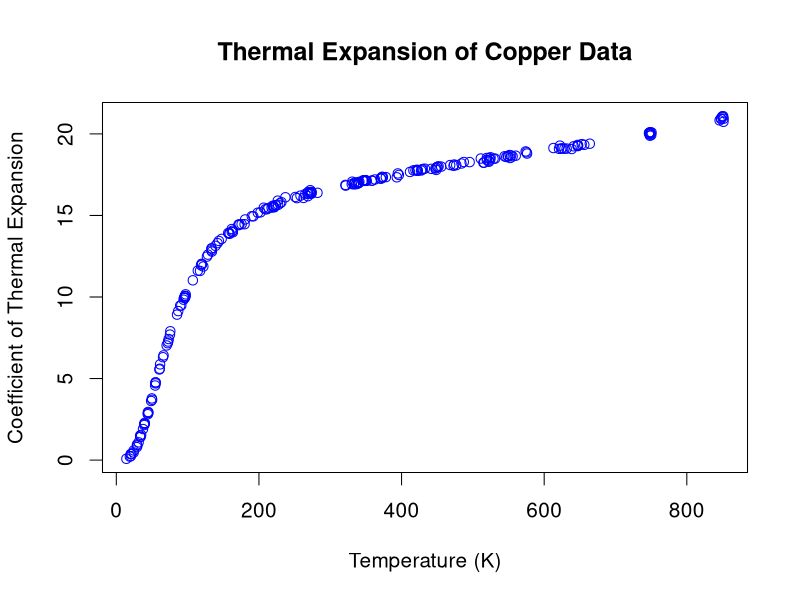
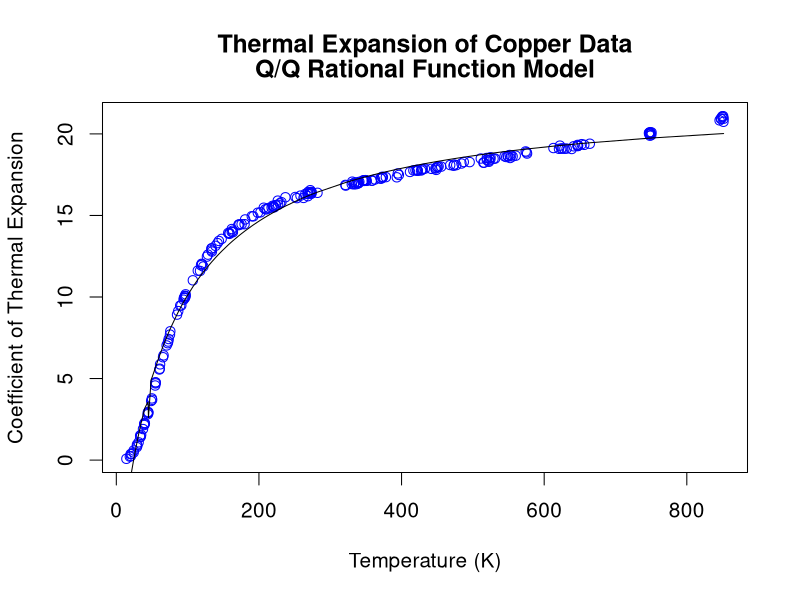
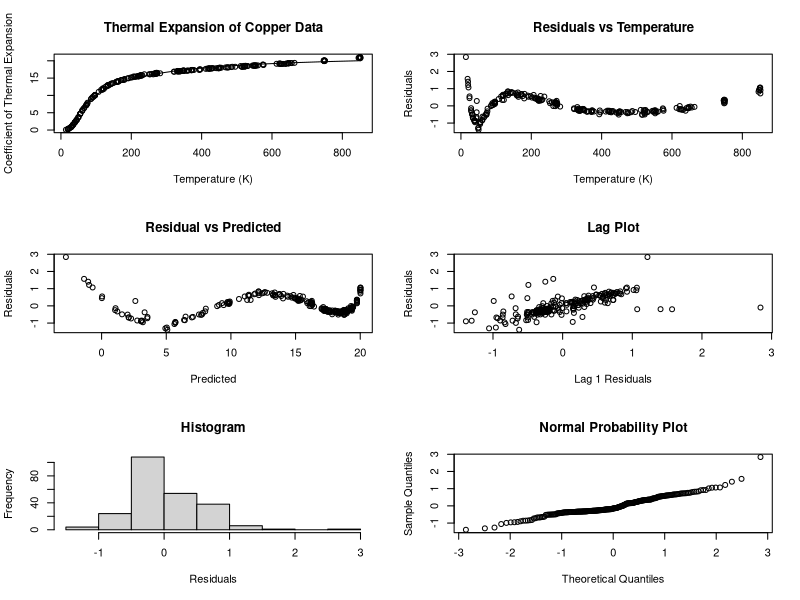
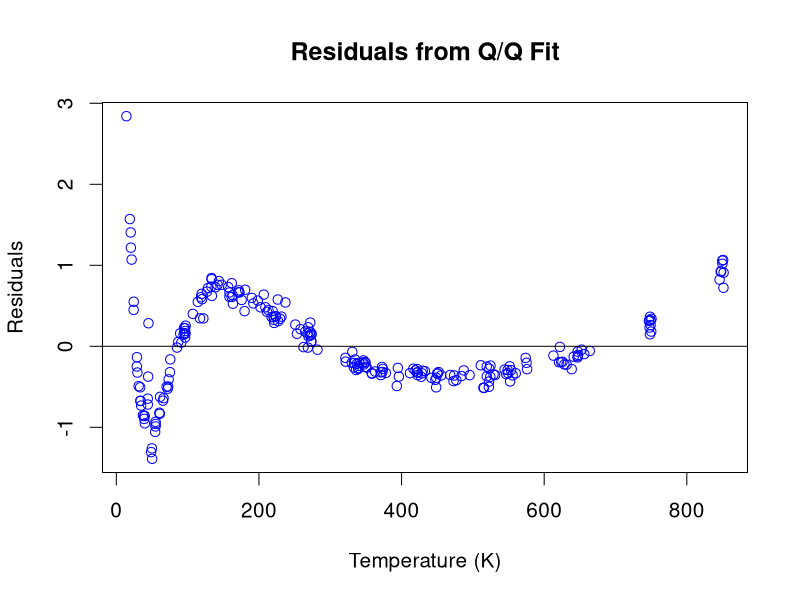
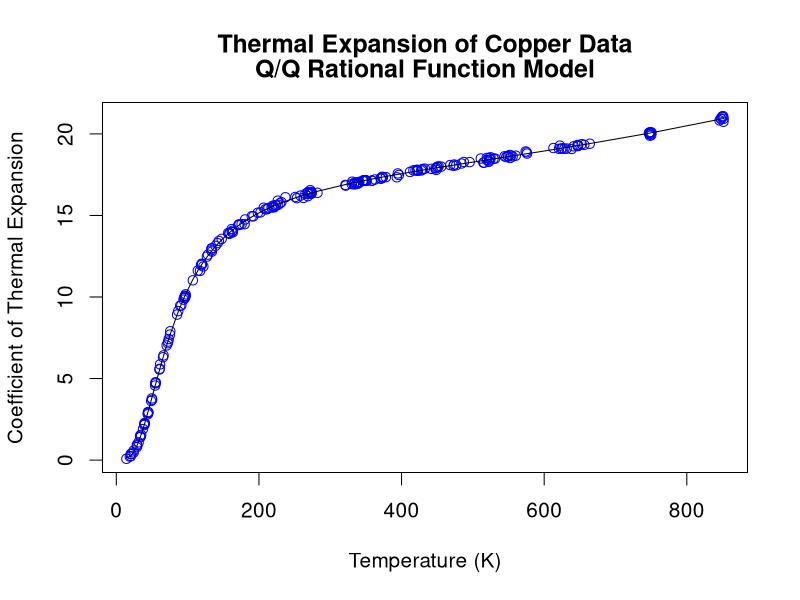
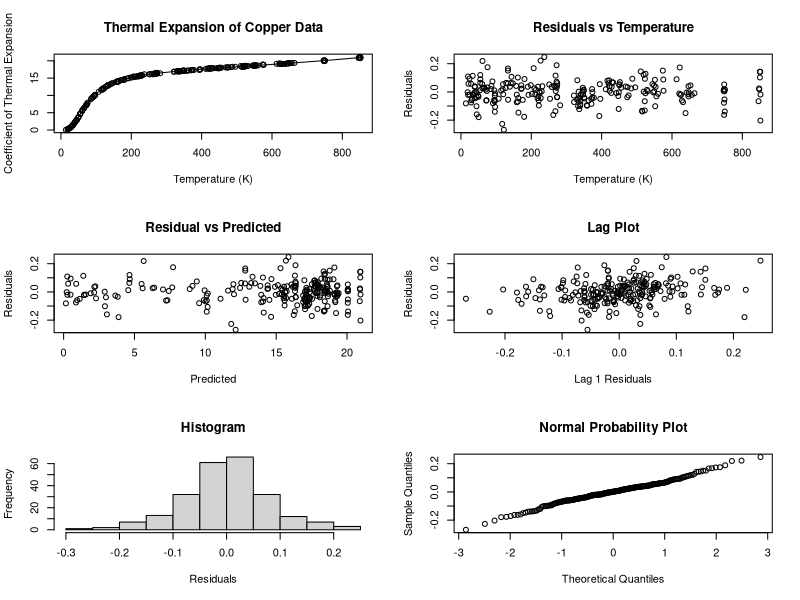
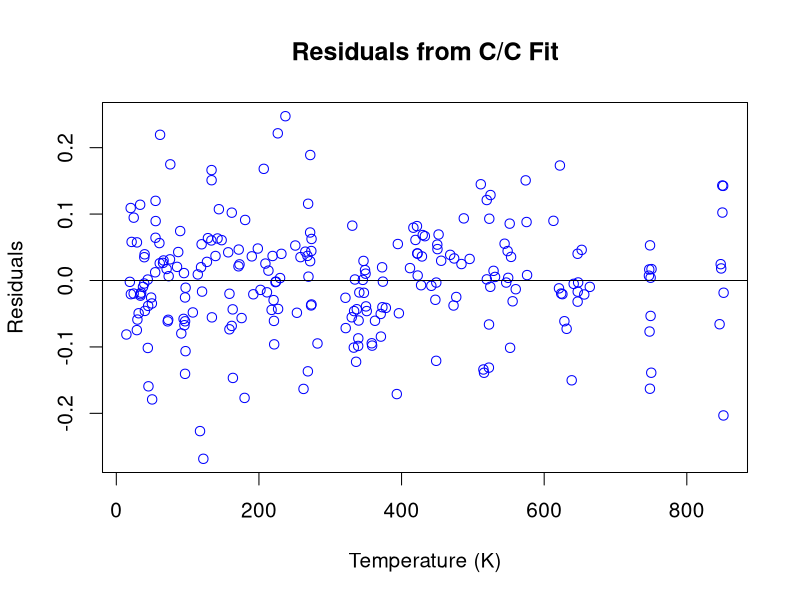

The R script that drew these images, in order:
  ## Thermal expansion of copper case study
  
  ## Create vector with dependent variable, coefficient of thermal expansion
  tec = c(0.591,1.547,2.902,2.894,4.703,6.307,7.030,7.898,9.470,9.484,10.072,
          10.163,11.615,12.005,12.478,12.982,12.970,13.926,14.452,14.404,
          15.190,15.550,15.528,15.499,16.131,16.438,16.387,16.549,16.872,
          16.830,16.926,16.907,16.966,17.060,17.122,17.311,17.355,17.668,
          17.767,17.803,17.765,17.768,17.736,17.858,17.877,17.912,18.046,
          18.085,18.291,18.357,18.426,18.584,18.610,18.870,18.795,19.111,
          0.367,0.796,0.892,1.903,2.150,3.697,5.870,6.421,7.422,9.944,11.023,
          11.870,12.786,14.067,13.974,14.462,14.464,15.381,15.483,15.590,
          16.075,16.347,16.181,16.915,17.003,16.978,17.756,17.808,17.868,
          18.481,18.486,19.090,16.062,16.337,16.345,16.388,17.159,17.116,
          17.164,17.123,17.979,17.974,18.007,17.993,18.523,18.669,18.617,
          19.371,19.330,0.080,0.248,1.089,1.418,2.278,3.624,4.574,5.556,
          7.267,7.695,9.136,9.959,9.957,11.600,13.138,13.564,13.871,13.994,
          14.947,15.473,15.379,15.455,15.908,16.114,17.071,17.135,17.282,
          17.368,17.483,17.764,18.185,18.271,18.236,18.237,18.523,18.627,
          18.665,19.086,0.214,0.943,1.429,2.241,2.951,3.782,4.757,5.602,
          7.169,8.920,10.055,12.035,12.861,13.436,14.167,14.755,15.168,
          15.651,15.746,16.216,16.445,16.965,17.121,17.206,17.250,17.339,
          17.793,18.123,18.490,18.566,18.645,18.706,18.924,19.100,0.375,
          0.471,1.504,2.204,2.813,4.765,9.835,10.040,11.946,12.596,13.303,
          13.922,14.440,14.951,15.627,15.639,15.814,16.315,16.334,16.430,
          16.423,17.024,17.009,17.165,17.134,17.349,17.576,17.848,18.090,
          18.276,18.404,18.519,19.133,19.074,19.239,19.280,19.101,19.398,
          19.252,19.890,20.007,19.929,19.268,19.324,20.049,20.107,20.062,
          20.065,19.286,19.972,20.088,20.743,20.830,20.935,21.035,20.930,
          21.074,21.085,20.935)
  
  ## Create vector with independent variable, temperature (K)
  temp = c(24.41,34.82,44.09,45.07,54.98,65.51,70.53,75.70,89.57,91.14,96.40,
           97.19,114.26,120.25,127.08,133.55,133.61,158.67,172.74,171.31,
           202.14,220.55,221.05,221.39,250.99,268.99,271.80,271.97,321.31,
           321.69,330.14,333.03,333.47,340.77,345.65,373.11,373.79,411.82,
           419.51,421.59,422.02,422.47,422.61,441.75,447.41,448.70,472.89,
           476.69,522.47,522.62,524.43,546.75,549.53,575.29,576.00,625.55,
           20.15,28.78,29.57,37.41,39.12,50.24,61.38,66.25,73.42,95.52,
           107.32,122.04,134.03,163.19,163.48,175.70,179.86,211.27,217.78,
           219.14,262.52,268.01,268.62,336.25,337.23,339.33,427.38,428.58,
           432.68,528.99,531.08,628.34,253.24,273.13,273.66,282.10,346.62,
           347.19,348.78,351.18,450.10,450.35,451.92,455.56,552.22,553.56,
           555.74,652.59,656.20,14.13,20.41,31.30,33.84,39.70,48.83,54.50,
           60.41,72.77,75.25,86.84,94.88,96.40,117.37,139.08,147.73,158.63,
           161.84,192.11,206.76,209.07,213.32,226.44,237.12,330.90,358.72,
           370.77,372.72,396.24,416.59,484.02,495.47,514.78,515.65,519.47,
           544.47,560.11,620.77,18.97,28.93,33.91,40.03,44.66,49.87,55.16,
           60.90,72.08,85.15,97.06,119.63,133.27,143.84,161.91,180.67,
           198.44,226.86,229.65,258.27,273.77,339.15,350.13,362.75,371.03,
           393.32,448.53,473.78,511.12,524.70,548.75,551.64,574.02,623.86,
           21.46,24.33,33.43,39.22,44.18,55.02,94.33,96.44,118.82,128.48,
           141.94,156.92,171.65,190.00,223.26,223.88,231.50,265.05,269.44,
           271.78,273.46,334.61,339.79,349.52,358.18,377.98,394.77,429.66,
           468.22,487.27,519.54,523.03,612.99,638.59,641.36,622.05,631.50,
           663.97,646.90,748.29,749.21,750.14,647.04,646.89,746.90,748.43,
           747.35,749.27,647.61,747.78,750.51,851.37,845.97,847.54,849.93,
           851.61,849.75,850.98,848.23)
  
  ## Determine number of observations
  len = length(tec)
  
  ## Save labels for plots
  xax = "Temperature (K)"
  yax = "Coefficient of Thermal Expansion"
  ttl = "Thermal Expansion of Copper Data"
  ttl2 = "Q/Q Rational Function Model"
  
  ## Plot the data
  par(mfrow=c(1,1),cex=1.25)
  plot(temp,tec,xlab=xax,ylab=yax,main=ttl,col="blue")
  
  ## Starting values for Q/Q model
  x = c(10,50,120,200,800)
  y = c(0,5,12,15,20)
  x2 = x*x
  xy = -x*y
  x2y = -(x*x*y)
  sout = lm(y~x+x2+xy+x2y)
  stc = sout$coef
  stc
  
  ## Fit Q/Q model
  out = nls(tec ~ (a0 + a1*temp + a2*temp**2)/(1 + b1*temp + b2*temp**2),
            start=list(a0=stc[1],a1=stc[2],a2=stc[3],b1=stc[4],b2=stc[5]))
  outs = summary(out)
  outs
  
  ## Save fit information for plotting
  pred = tec - outs$resid
  dfout = data.frame(pred,temp)
  dfout = dfout[order(temp),]
  
  ## Plot data and predicted curve
  par(mfrow=c(1,1),cex=1.25)
  plot(temp,tec,xlab=xax,ylab=yax,col="blue")
  lines(dfout$temp,dfout$pred)
  title(ttl,line=2)
  title(ttl2,line=1)
  
  ## Residual 6-plot
  par(mfrow=c(3,2))
  plot(temp,tec,xlab=xax, ylab=yax, main=ttl)
  lines(dfout$temp,dfout$pred)
  plot(temp,outs$resid, ylab="Residuals", xlab="Temperature (K)",
       main="Residuals vs Temperature")
  plot(pred,outs$resid, ylab="Residuals", xlab="Predicted",
       main="Residual vs Predicted")
  plot(outs$resid[2:len],outs$resid[1:len-1], ylab="Residuals",
       xlab="Lag 1 Residuals", main="Lag Plot")
  hist(outs$resid, ylab="Frequency", xlab="Residuals", 
       main="Histogram")
  qqnorm(outs$resid, main="Normal Probability Plot")
  
  ## Isolate residual plot
  par(mfrow=c(1,1),cex=1.25)
  plot(temp,outs$resid, ylab="Residuals", xlab="Temperature (K)",
       main="Residuals from Q/Q Fit", col="blue")
  abline(h=0)
  
  ## Generate starting values for C/C model
  x = c(10,30,40,50,120,200,800)
  y = c(0,2,3,5,12,15,20)
  x2 = x*x
  x3 = x*x*x
  xy = -x*y
  x2y = -(x*x*y)
  x3y = -(x*x*x*y)
  sout = lm(y~x+x2+x3+xy+x2y+x3y)
  stc = sout$coef
  stc
  
  ## Fit C/C model
  out = nls(tec ~ (a0 + a1*temp + a2*temp**2 + a3*temp**3)/
              (1 + b1*temp + b2*temp**2 + b3*temp**3),
            start=list(a0=stc[1],a1=stc[2],a2=stc[3],a3=stc[4],
                       b1=stc[5],b2=stc[6],b3=stc[7]))
  outs = summary(out)
  outs
  
  ## Save fit information for plotting
  pred = tec - outs$resid
  dfout = data.frame(pred,temp)
  dfout = dfout[order(temp),]
  
  ## Plot data and predicted curve
  par(mfrow=c(1,1),cex=1.25)
  plot(temp,tec,xlab=xax,ylab=yax,col="blue")
  lines(dfout$temp,dfout$pred)
  title(ttl,line=2)
  title(ttl2,line=1)
  
  ## Residual 6-plot
  par(mfrow=c(3,2))
  plot(temp,tec,xlab=xax, ylab=yax, main=ttl)
  lines(dfout$temp,dfout$pred)
  plot(temp,outs$resid, ylab="Residuals", xlab="Temperature (K)",
       main="Residuals vs Temperature")
  plot(pred,outs$resid, ylab="Residuals", xlab="Predicted",
       main="Residual vs Predicted")
  plot(outs$resid[2:len],outs$resid[1:len-1], ylab="Residuals",
       xlab="Lag 1 Residuals", main="Lag Plot")
  hist(outs$resid, ylab="Frequency", xlab="Residuals", 
       main="Histogram")
  qqnorm(outs$resid, main="Normal Probability Plot")
  
  ## Isolate residual plot
  par(mfrow=c(1,1),cex=1.25)
  plot(temp,outs$resid, ylab="Residuals", xlab="Temperature (K)",
       main="Residuals from C/C Fit",col="blue")
  abline(h=0)